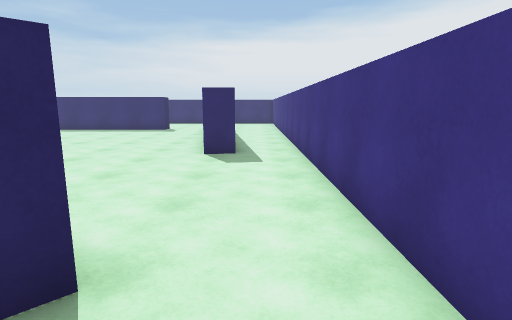
View 1 (above)

22 first-person views from a walk through a scene from a Unity 3-D project. The camera is 1.5 m above the floor, tilts 10° down and sees 80° across. The floor is counted in squares, 1 m on a side. Each view is taken from the middle of a square. On the plan, view 1 faces up. The plan holds only what a view shows up to about 15 squares ahead; the rest is blank. The player is left out.

View 2
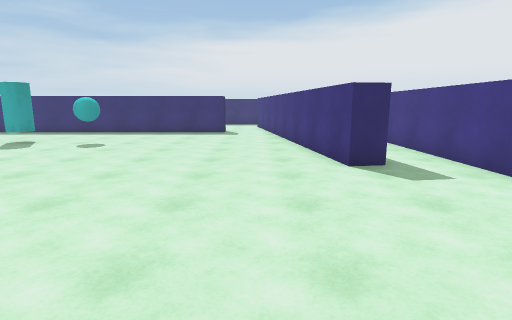

View 3
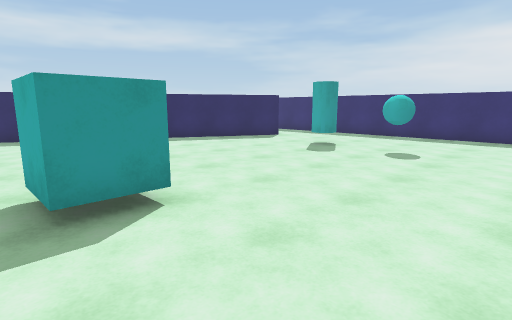

View 4
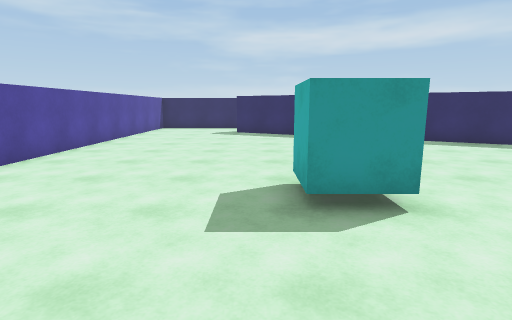

View 5
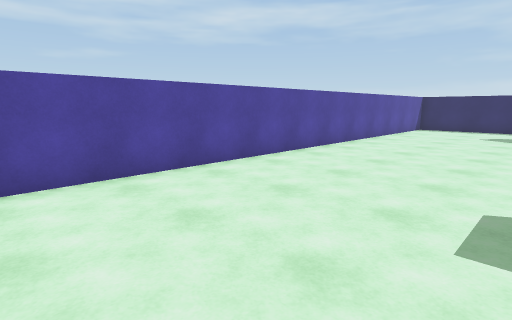

View 6
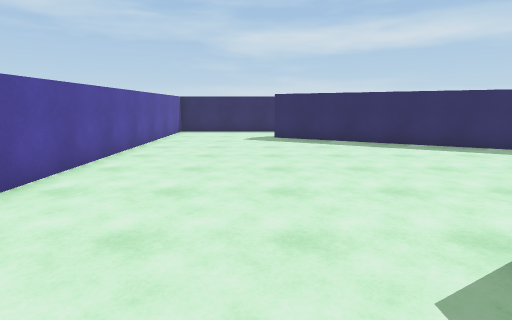

View 7
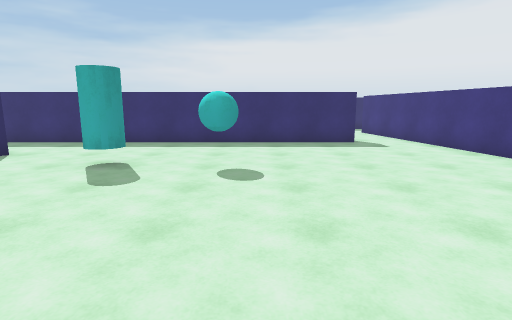

View 8
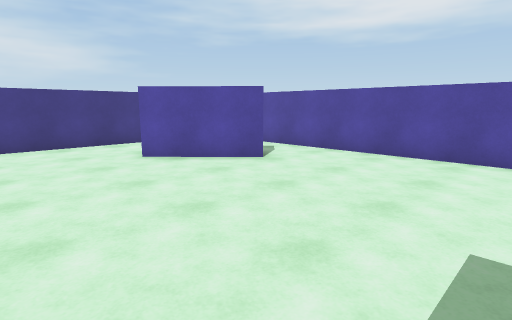

View 9
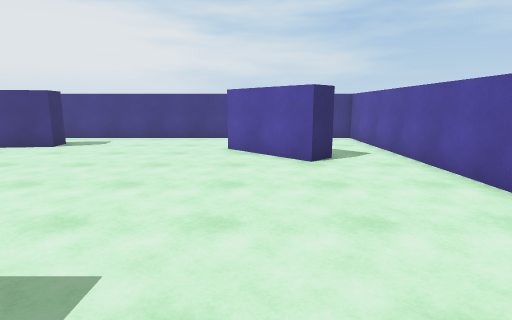

View 10
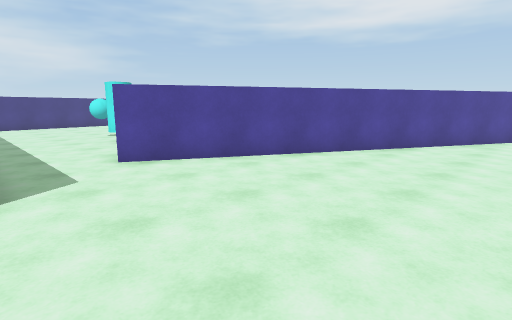

View 11
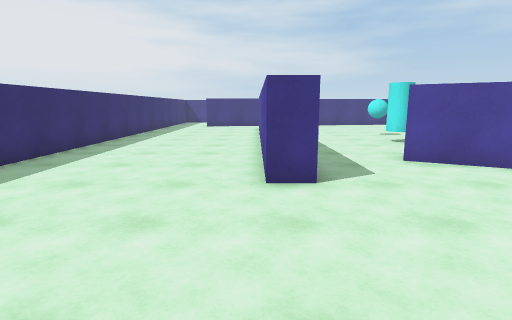

View 12
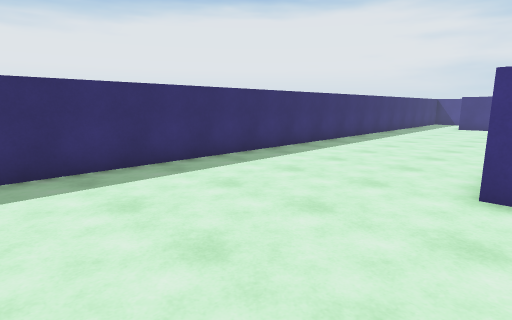

View 13
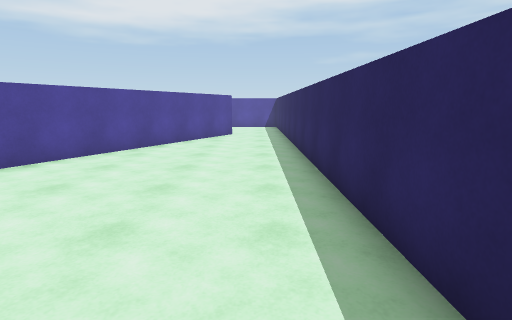

View 14
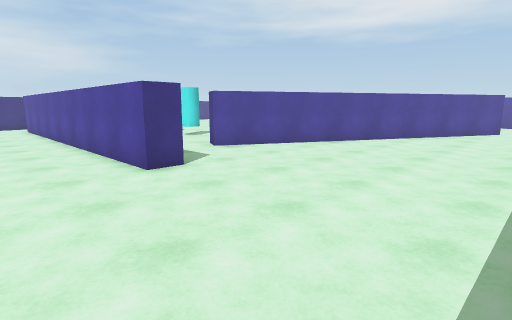

View 15
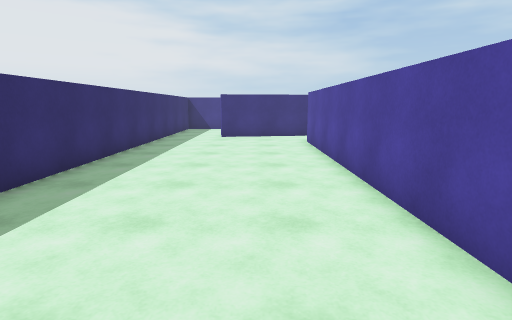

View 16
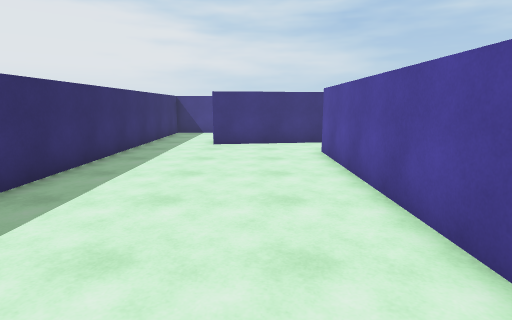

View 17
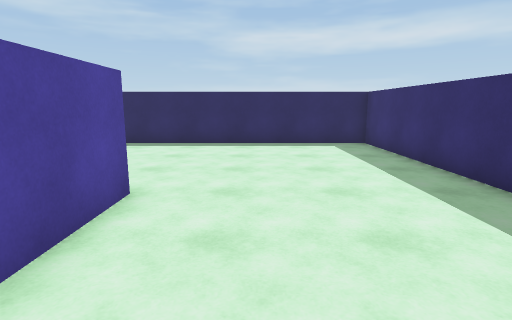

View 18
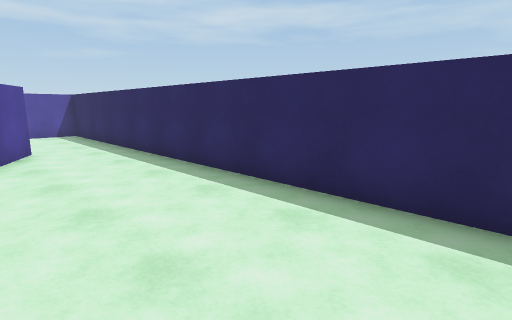

View 19
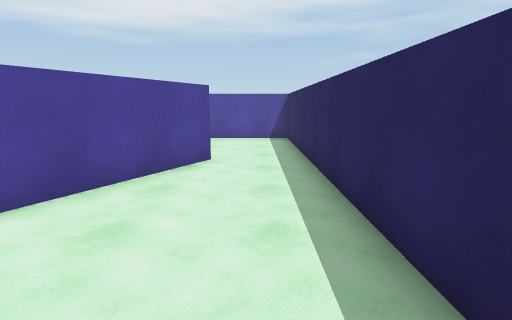

View 20
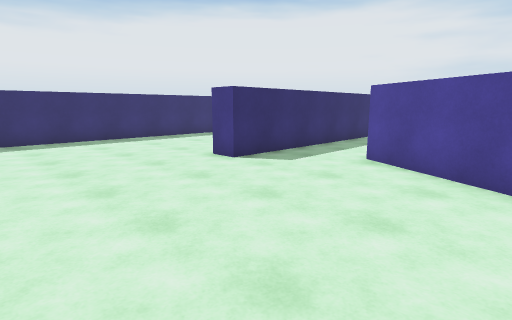

View 21
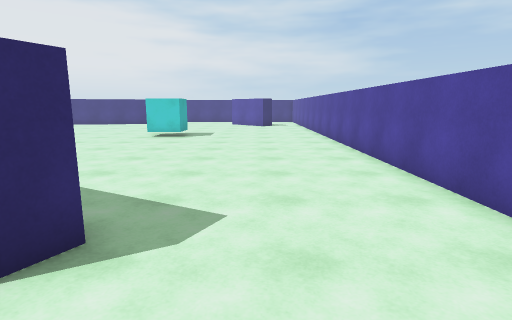

View 22
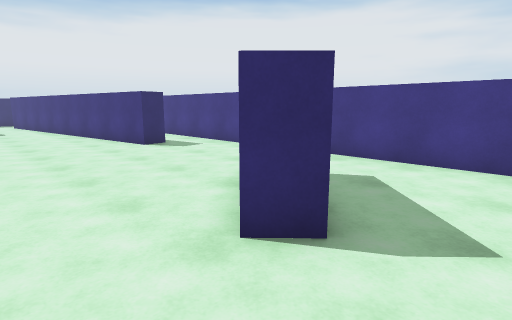

### Floor plan
Ten units are one square. View 1 is at (0, 0); x grows to the right and y downward. Boxes are objects, and circles mark ways between rooms. Rooms are numbered by the first view taken in them; rooms with no view inside come last. Other rooms are left out.
<svg viewBox="-290 -280 310 310">
<path fill="none" stroke="#000" d="M-189 -141 -248 -29 -257 -34 -242 -62M-41 3 -48 -5 -21 -31M-14 -23 -18 -19M-6 -97 -16 -96 -34 -215M-186 -169 -177 -164M-58 -198 -196 -198M-285 -65 -285 25 15 25 15 -150M-196 -198 -211 -198 -211 -208 -58 -208M-242 -62 -186 -169M-34 -215 -39 -247M-25 -275 -285 -275 -285 -65"/>
<rect x="-145" y="-155" width="10" height="10" fill="#bbb"><title>cyan cylinder</title></rect>
<rect x="-135" y="-65" width="30" height="20" fill="#bbb"><title>cyan cube</title></rect>
<rect x="-115" y="-155" width="10" height="20" fill="#bbb"><title>cyan ball</title></rect>
<circle cx="-190" cy="-180" r="3" fill="#2a7"/>
<circle cx="-265" cy="-58" r="3" fill="#2a7"/>
<circle cx="-45" cy="-205" r="3" fill="#2a7"/>
<text x="-120" y="-70">1</text>
<text x="-200" y="-190">2</text>
</svg>
Room 1 opens to room 2.

Where each view was taken, in squares from view 1:
view 1: 0 up, 0 right, facing up
view 2: 2 up, 4 left, facing up
view 3: 4 up, 7 left, facing up-left
view 4: 4 up, 7 left, facing left
view 5: 4 up, 7 left, facing down-left
view 6: 2 up, 10 left, facing left
view 7: 7 up, 10 left, facing up
view 8: 7 up, 11 left, facing down-right
view 9: 2 up, 13 left, facing right
view 10: 20 up, 27 left, facing down-right
view 11: 21 up, 27 left, facing right
view 12: 20 up, 27 left, facing up-right
view 13: 20 up, 27 left, facing down
view 14: 24 up, 28 left, facing down-right
view 15: 23 up, 19 left, facing right
view 16: 23 up, 16 left, facing right
view 17: 23 up, 16 left, facing left
view 18: 15 up, 24 left, facing down-left
view 19: 12 up, 27 left, facing down
view 20: 13 up, 27 left, facing up-right
view 21: 1 up, 28 left, facing right
view 22: 2 down, 7 left, facing up-right
